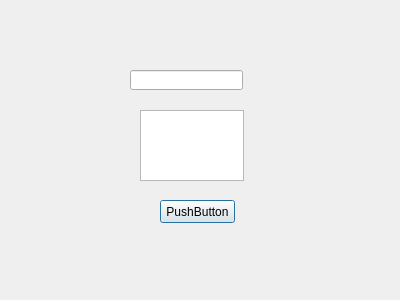
<?xml version="1.0" encoding="UTF-8"?>
<ui version="4.0">
 <class>Dialog</class>
 <widget class="QDialog" name="Dialog">
  <property name="geometry">
   <rect>
    <x>0</x>
    <y>0</y>
    <width>400</width>
    <height>300</height>
   </rect>
  </property>
  <property name="windowTitle">
   <string>Dialog</string>
  </property>
  <widget class="QPushButton" name="pushButton">
   <property name="geometry">
    <rect>
     <x>160</x>
     <y>200</y>
     <width>75</width>
     <height>23</height>
    </rect>
   </property>
   <property name="text">
    <string>PushButton</string>
   </property>
  </widget>
  <widget class="QTextEdit" name="textEdit">
   <property name="geometry">
    <rect>
     <x>140</x>
     <y>110</y>
     <width>104</width>
     <height>71</height>
    </rect>
   </property>
  </widget>
  <widget class="QLineEdit" name="lineEdit">
   <property name="geometry">
    <rect>
     <x>130</x>
     <y>70</y>
     <width>113</width>
     <height>20</height>
    </rect>
   </property>
  </widget>
 </widget>
 <resources/>
 <connections/>
</ui>
